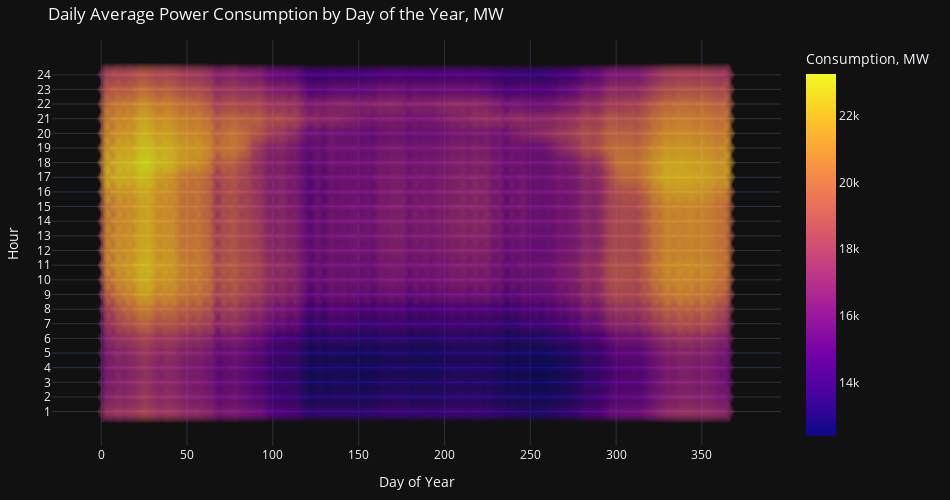

Notebook code cell kept with this figure:
### Markdown cell above
### 2. Power Consumption by Day of the year and Hour

### Code cell
fig = px.scatter(df_2, x="day_of_year", y="hour", size="CONSUMPTION", color="CONSUMPTION", text = 'hour', title="Long-Form Input", labels={"day_of_year": "Day of Year", 'CONSUMPTION': "Consumption, MW", 'hour': "Hour"}, template="plotly_dark")
fig.update_layout(
    title = "Daily Average Power Consumption by Day of the Year, MW",
    autosize=False,
    width=950,
    height=500,
    margin=dict(l=20, r=20, t=40, b=20),
  
    yaxis=dict(
        title_text="Hour",
        tickvals=list(range(1,25)),
        tickmode="array",
    ),
    
    legend=dict(
    )
)

fig.update_yaxes(automargin=True, zeroline=False)
fig.update_xaxes(title_text='Day of Year', zeroline=False)


fig.update_xaxes()
fig.update_yaxes()

fig.update_traces(marker_line_color='rgb(8,48,107)',
                  marker_symbol=23,
                  marker_line_width=0.0, opacity=0.3)

fig.show()

### Figure 1 — Plotly figure (JSON) as saved in the notebook; plotly's stock layout.template omitted (floating-point values rounded to 4 significant figures; data arrays with more than 128 entries replaced by an {"elided": "..."} marker saying what was removed)
{"data": [{"hovertemplate": "Day of Year=%{x}<br>Hour=%{text}<br>Consumption, MW=%{marker.color}<extra></extra>", "legendgroup": "", "marker": {"color": {"elided": "8784 float values"}, "coloraxis": "coloraxis", "line": {"color": "rgb(8,48,107)", "width": 0}, "size": {"elided": "8784 float values"}, "sizemode": "area", "sizeref": 58.18, "symbol": 23}, "mode": "markers+text", "name": "", "opacity": 0.3, "showlegend": false, "text": {"elided": "8784 int values"}, "type": "scattergl", "x": {"elided": "8784 int values"}, "xaxis": "x", "y": {"elided": "8784 int values"}, "yaxis": "y"}], "layout": {"autosize": false, "coloraxis": {"colorbar": {"title": {"text": "Consumption, MW"}}, "colorscale": [[0, "#0d0887"], [0.1111, "#46039f"], [0.2222, "#7201a8"], [0.3333, "#9c179e"], [0.4444, "#bd3786"], [0.5556, "#d8576b"], [0.6667, "#ed7953"], [0.7778, "#fb9f3a"], [0.8889, "#fdca26"], [1, "#f0f921"]]}, "height": 500, "legend": {"itemsizing": "constant", "tracegroupgap": 0}, "margin": {"b": 20, "l": 20, "r": 20, "t": 40}, "title": {"text": "Daily Average Power Consumption by Day of the Year, MW"}, "width": 950, "xaxis": {"anchor": "y", "autorange": true, "domain": [0, 1], "range": [-28.81, 396.2], "title": {"text": "Day of Year"}, "type": "linear", "zeroline": false}, "yaxis": {"anchor": "x", "automargin": true, "autorange": true, "domain": [0, 1], "range": [-1.345, 26.37], "tickmode": "array", "tickvals": [1, 2, 3, 4, 5, 6, 7, 8, 9, 10, 11, 12, 13, 14, 15, 16, 17, 18, 19, 20, 21, 22, 23, 24], "title": {"text": "Hour"}, "type": "linear", "zeroline": false}}}
